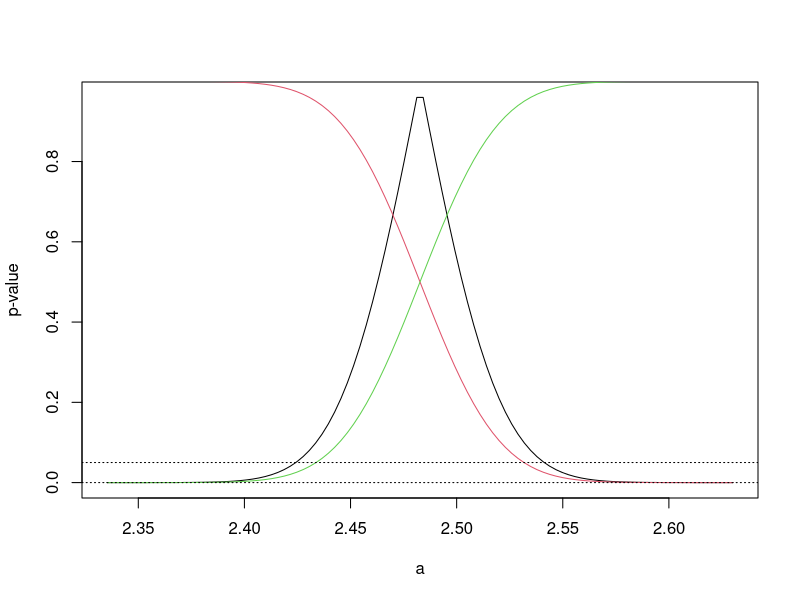
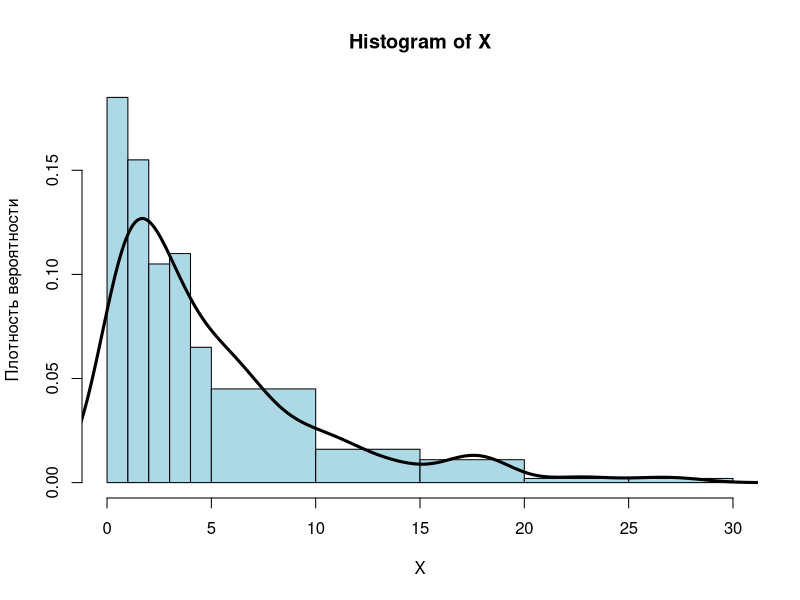
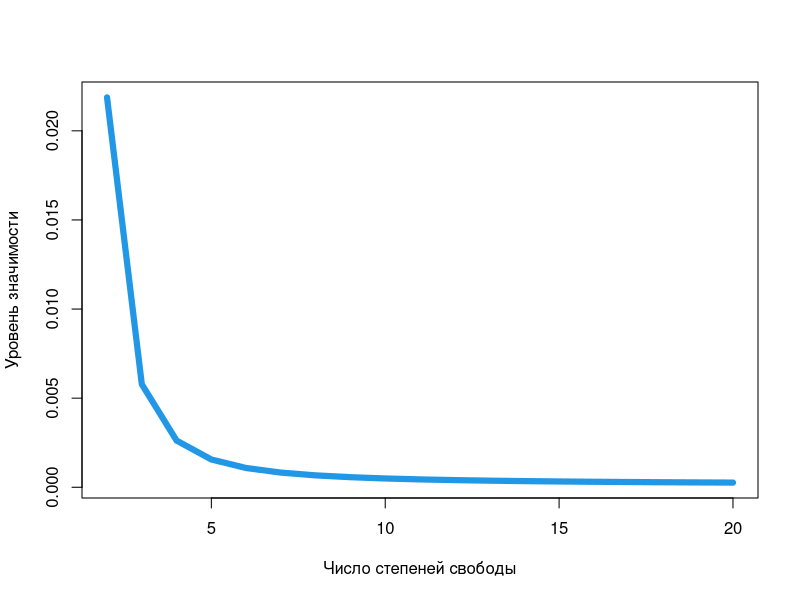

Source code (R) for these figures, in order:
# task 1

N <- 100       # Кол-во элементов в выборке
Point <- 49    # Точка для разделения выборок на 2 части
min <- 0       # Левая граница интервала для выборки
max <- 1       # Правая граница интервала для выборки
alpha <- 0.05  # Уровень значимости

Z <- runif(N, min = min, max = max); Z 
X <- Z[1:Point]; X        # Часть выборки Z объемом 49  
Y <- Z[(Point+1):N]; Y    # Часть выборки Z объемом 51

# С помощью критерия однородности Смирнова проверяем 
# нулевую гипотезу о равенстве средних при альтернативной:
H1.a <- ks.test(X, Y, alternative = "two.sided"); H1.a  # не равны (X != Y)
H1.b <- ks.test(X, Y, alternative = "less"); H1.b       # меньше   (X < Y)
H1.c <- ks.test(X, Y, alternative = "greater"); H1.c    # больше   (X > Y)

H1.a$p.value > alpha
H1.b$p.value > alpha
H1.c$p.value > alpha

# Очиска памяти
rm(list = ls())
gc()


# task 2

# Фукнция для применения t.test к вектору значений
# Возвращает уровень значимости по критерию Стьюдента
tTest <- function(a, x, alternative){
  #res <- sapply(a, function(param) t.test(x, mu = param, alternative = alternative)$p.value) 
  res <- sapply(a, function(param) t.test(x, mu = param, alternative = alternative)[[3]]) 
  return(res)
}


N <- 100       # Кол-во элементов в выборке
min <- 2       # Левая граница интервала для выборки
max <- 3       # Правая граница интервала для выборки
alpha <- 0.05  # Уровень значимости

Z <- runif(N, min = min, max = max); Z 
X <- mean(Z); X   # Выборочная средняя
S <- sd(Z); S     # Стандартное отклонение

# Найдем границы интервала для параметра a
left  <- X - S/2; left
right <- X + S/2; right

a <- seq(left, right, length = N); a

not_equal <- tTest(a, Z, "two.sided"); not_equal
less <- tTest(a, Z, "less"); less
greater <- tTest(a, Z, "greater"); greater

plot(a, not_equal, type = "l", col = 1,
     xlab = "a",
     ylab = "p-value")
lines(a, less, type = "l", col = 2)
lines(a, greater, type = "l", col = 3)

abline(h = c(0, alpha), lty = 3)

# Очиска памяти
rm(list = ls())
gc()


# task 3

l <- 0.2       # Параметр для експоненциальному распределению
N <- 200       # Кол-во элементов в выборке
alpha <- 0.05  # Уровень значимости

X <- rexp(N, l); X  # Создаем выборку

# Задаем границы интервалы и создаем таблицу представлений в виде интервалов
breaks <- c(0, 1, 2, 3, 4, 5, 10, 15, 20, 25, 30)
tbl    <- table(cut(X, breaks = breaks)); tbl

# Рисуем гистограмму экспоненциального распредления случайной величины
hist(X, breaks = breaks, 
     col = "lightblue", 
     xlab = "X", 
     ylab = "Плотность вероятности")
lines(density(X), lwd = 3)

breaks <- c(-Inf, 1, 2, 3, 4, 5, 10, 15, 20, 25, Inf)
p      <- diff(pexp(breaks, l)); p; sum(p)

# Критерий Хи-квадрат (Критерий Пирсона)
res <- chisq.test(x = tbl, p = p)

# Проверка
res$p.value > alpha

# Очиска памяти
rm(list = ls())
gc()


# task 4

# Фукнция для применения ks.test к вектору значений
# Возвращает достигнутый уровень значимости от числа степеней свободы
ksTest <- function(m, X) {
  sapply(m, function(param) ks.test(X, "pt", param) [[2]]) 
}

N  <- 100      # Кол-во элементов в выборке
a  <- 8        # Мат ожидание
sd <- 2        # Стандартное отклонение
m  <- c(2: 20) # Число степеней свободы

# Создаем выборку нормального распределения
X <- rnorm(N, a, sd); X

# Центрируем выборку
X <- sort(X - mean(X)); X

levels <- ksTest(m, X)

plot(m, levels, type = "l", col = 4, lwd = 6,
     xlab = "Число степеней свободы",
     ylab = "Уровень значимости")
